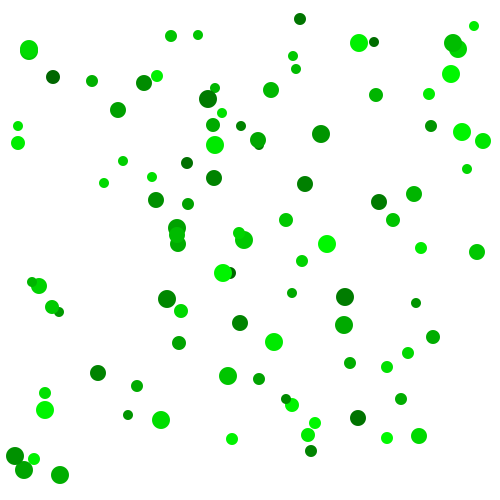
Frame 1 (no input)
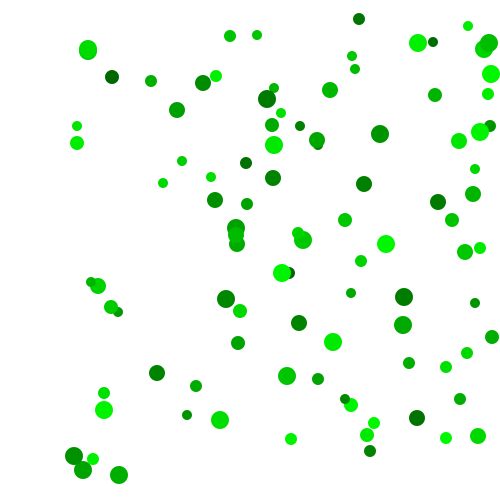
Frame 60 (the mouse pressed at the canvas centre just before this capture)
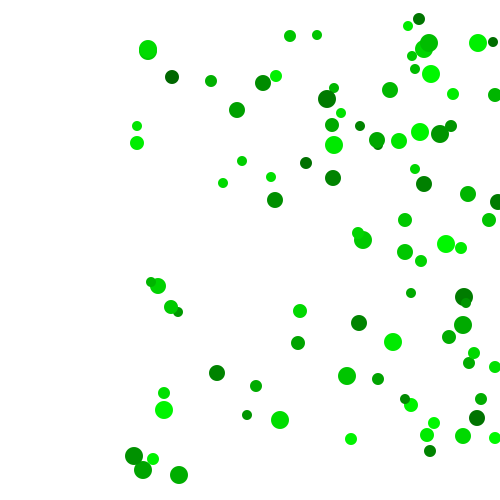
Frame 120 (the mouse held since frame 60 and released just before this capture)

The Processing sketch that drew these frames (run headless with seeded random() and noise(); from frame 60 on, the mouse is pressed at the canvas centre):

// Processing sketch: arraysApplication
// ── arraysApplication.pde
int numBalls = 100; 
int buffer = 10; 

int ballSize; 
int eatRadius= 50; 


int[] ballsX= new int[numBalls]; 
int[] ballsY= new int[numBalls]; 

int[] speedX= new int[numBalls]; 
int[] speedY= new int[numBalls]; 

int[] radii= new int[numBalls]; 

color[] baseColor= new int[numBalls]; 
int[] opacity= new int[numBalls]; 
color[] drawColor= new int[numBalls]; 

void setup() {
  size(500, 500); 
  noStroke(); 
  
  for( int i= 0; i< numBalls; i++) {
    ballsX[i]= int(random(buffer, width- buffer)); 
    ballsY[i]= int(random(buffer, height- buffer)); 
    
    speedX[i] = int(random(-.1,.1)); 
    speedY[i] = int(random(-.1,.1)); 
    
    if(speedX[i] ==0){
      speedX[i]=1;
    }
     if(speedX[i] ==0){
      speedY[i]=1;
    }
    ballSize = int(random(5,10)); 
    radii[i] = ballSize; 
    baseColor[i] = color(0, int(random(100, 255)), 0); 
    opacity[i] =255; 
    drawColor[i]= color(baseColor[i], opacity[i]); 
  }
}

void draw(){
  background(255); 
  for(int i= 0; i< numBalls; i++){
    ballsX[i] = ballsX[i] + speedX[i]; 
    ballsY[i] = ballsY[i] + speedY[i]; 
  }
  
  for (int i= 0; i<numBalls; i++) {
    if(ballsX[i]<0){
      speedX[i] = speedX[i] * -1; 
      ballsX[i]= 0; 
    }
    if(ballsX[i]>width){
      speedX[i] = speedX[i] * -1; 
      ballsX[i]= width; 
    }
     if(ballsY[i]<0){
      speedY[i] = speedY[i] * -1; 
      ballsY[i]= 0; 
    }
    if(ballsY[i]>height){
      speedY[i] = speedY[i] * -1; 
      ballsY[i]= height; 
    }
  }
  for (int i= 0; i<numBalls; i++) {
    if (dist(ballsX[i], ballsY[i], mouseX, mouseY)<eatRadius) {
      opacity[i] = 0 ;
    }
  }
  if (keyPressed) { 
    for(int i = 0; i <numBalls; i++) {
      opacity[i] = 255; 
    }
   }
  
  
  for(int i = 0; i< numBalls; i++) {
    drawColor[i] = color(baseColor[i], opacity[i]);
    fill(drawColor[i]); 
    ellipse(ballsX[i], ballsY[i], radii[i]*2, radii[i]*2); 
  }
}
